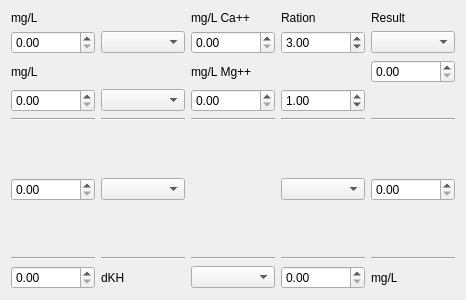
<?xml version="1.0" encoding="UTF-8"?>
<ui version="4.0">
 <class>MainWindow</class>
 <widget class="QMainWindow" name="MainWindow">
  <property name="geometry">
   <rect>
    <x>0</x>
    <y>0</y>
    <width>466</width>
    <height>300</height>
   </rect>
  </property>
  <property name="windowTitle">
   <string>MainWindow</string>
  </property>
  <widget class="QWidget" name="centralWidget">
   <layout class="QGridLayout" name="gridLayout">
    <item row="4" column="0">
     <widget class="Line" name="line_10">
      <property name="orientation">
       <enum>Qt::Horizontal</enum>
      </property>
     </widget>
    </item>
    <item row="9" column="2">
     <widget class="Line" name="line_7">
      <property name="orientation">
       <enum>Qt::Horizontal</enum>
      </property>
     </widget>
    </item>
    <item row="4" column="2">
     <widget class="Line" name="line_2">
      <property name="orientation">
       <enum>Qt::Horizontal</enum>
      </property>
     </widget>
    </item>
    <item row="4" column="5">
     <widget class="Line" name="line_4">
      <property name="orientation">
       <enum>Qt::Horizontal</enum>
      </property>
     </widget>
    </item>
    <item row="6" column="1">
     <widget class="QComboBox" name="comboBoxIN"/>
    </item>
    <item row="0" column="2">
     <widget class="QLabel" name="label">
      <property name="text">
       <string>mg/L Ca++</string>
      </property>
     </widget>
    </item>
    <item row="6" column="0">
     <widget class="QDoubleSpinBox" name="doubleSpinBoxIN">
      <property name="maximum">
       <double>9999.989999999999782</double>
      </property>
     </widget>
    </item>
    <item row="2" column="2">
     <widget class="QLabel" name="label_2">
      <property name="text">
       <string>mg/L Mg++</string>
      </property>
     </widget>
    </item>
    <item row="5" column="3">
     <spacer name="verticalSpacer">
      <property name="orientation">
       <enum>Qt::Vertical</enum>
      </property>
      <property name="sizeHint" stdset="0">
       <size>
        <width>20</width>
        <height>40</height>
       </size>
      </property>
     </spacer>
    </item>
    <item row="9" column="1">
     <widget class="Line" name="line_5">
      <property name="orientation">
       <enum>Qt::Horizontal</enum>
      </property>
     </widget>
    </item>
    <item row="9" column="3">
     <widget class="Line" name="line_8">
      <property name="orientation">
       <enum>Qt::Horizontal</enum>
      </property>
     </widget>
    </item>
    <item row="3" column="2">
     <widget class="QDoubleSpinBox" name="doubleSpinBoxMg">
      <property name="maximum">
       <double>9999.989999999999782</double>
      </property>
     </widget>
    </item>
    <item row="4" column="3">
     <widget class="Line" name="line_3">
      <property name="orientation">
       <enum>Qt::Horizontal</enum>
      </property>
     </widget>
    </item>
    <item row="1" column="2">
     <widget class="QDoubleSpinBox" name="doubleSpinBoxCa">
      <property name="maximum">
       <double>9999.989999999999782</double>
      </property>
     </widget>
    </item>
    <item row="4" column="1">
     <widget class="Line" name="line">
      <property name="orientation">
       <enum>Qt::Horizontal</enum>
      </property>
     </widget>
    </item>
    <item row="7" column="2">
     <spacer name="verticalSpacer_2">
      <property name="orientation">
       <enum>Qt::Vertical</enum>
      </property>
      <property name="sizeHint" stdset="0">
       <size>
        <width>20</width>
        <height>40</height>
       </size>
      </property>
     </spacer>
    </item>
    <item row="0" column="5">
     <widget class="QLabel" name="label_4">
      <property name="text">
       <string>Result</string>
      </property>
     </widget>
    </item>
    <item row="1" column="5">
     <widget class="QComboBox" name="comboBoxMineralResult">
      <property name="enabled">
       <bool>true</bool>
      </property>
     </widget>
    </item>
    <item row="6" column="3">
     <widget class="QComboBox" name="comboBoxOUT"/>
    </item>
    <item row="6" column="5">
     <widget class="QDoubleSpinBox" name="doubleSpinBoxOUT">
      <property name="readOnly">
       <bool>false</bool>
      </property>
      <property name="decimals">
       <number>2</number>
      </property>
      <property name="maximum">
       <double>9999.989999999999782</double>
      </property>
     </widget>
    </item>
    <item row="1" column="3">
     <widget class="QDoubleSpinBox" name="doubleSpinBoxCaRation">
      <property name="value">
       <double>3.000000000000000</double>
      </property>
     </widget>
    </item>
    <item row="2" column="5">
     <widget class="QDoubleSpinBox" name="doubleSpinBoxResult">
      <property name="maximum">
       <double>9999.989999999999782</double>
      </property>
     </widget>
    </item>
    <item row="0" column="3">
     <widget class="QLabel" name="label_3">
      <property name="text">
       <string>Ration</string>
      </property>
     </widget>
    </item>
    <item row="3" column="3">
     <widget class="QDoubleSpinBox" name="doubleSpinBoxMgRation">
      <property name="value">
       <double>1.000000000000000</double>
      </property>
     </widget>
    </item>
    <item row="3" column="0">
     <widget class="QDoubleSpinBox" name="doubleSpinBox_MgSalt">
      <property name="maximum">
       <double>9999.989999999999782</double>
      </property>
     </widget>
    </item>
    <item row="0" column="0">
     <widget class="QLabel" name="label_6">
      <property name="text">
       <string>mg/L</string>
      </property>
     </widget>
    </item>
    <item row="1" column="0">
     <widget class="QDoubleSpinBox" name="doubleSpinBox_CaSalt">
      <property name="maximum">
       <double>9999.989999999999782</double>
      </property>
     </widget>
    </item>
    <item row="11" column="5">
     <widget class="QLabel" name="label_8">
      <property name="text">
       <string>mg/L</string>
      </property>
     </widget>
    </item>
    <item row="9" column="0">
     <widget class="Line" name="line_6">
      <property name="orientation">
       <enum>Qt::Horizontal</enum>
      </property>
     </widget>
    </item>
    <item row="2" column="0">
     <widget class="QLabel" name="label_7">
      <property name="text">
       <string>mg/L</string>
      </property>
     </widget>
    </item>
    <item row="9" column="5">
     <widget class="Line" name="line_9">
      <property name="orientation">
       <enum>Qt::Horizontal</enum>
      </property>
     </widget>
    </item>
    <item row="1" column="1">
     <widget class="QComboBox" name="comboBoxCaSalts"/>
    </item>
    <item row="11" column="2">
     <widget class="QComboBox" name="comboBoxKHSalt"/>
    </item>
    <item row="3" column="1">
     <widget class="QComboBox" name="comboBoxMgSalts"/>
    </item>
    <item row="11" column="3">
     <widget class="QDoubleSpinBox" name="doubleSpinBox_3">
      <property name="maximum">
       <double>999.990000000000009</double>
      </property>
     </widget>
    </item>
    <item row="11" column="0">
     <widget class="QDoubleSpinBox" name="doubleSpinBox_2"/>
    </item>
    <item row="11" column="1">
     <widget class="QLabel" name="label_5">
      <property name="text">
       <string>dKH</string>
      </property>
     </widget>
    </item>
   </layout>
  </widget>
 </widget>
 <layoutdefault spacing="6" margin="11"/>
 <resources/>
 <connections/>
</ui>
